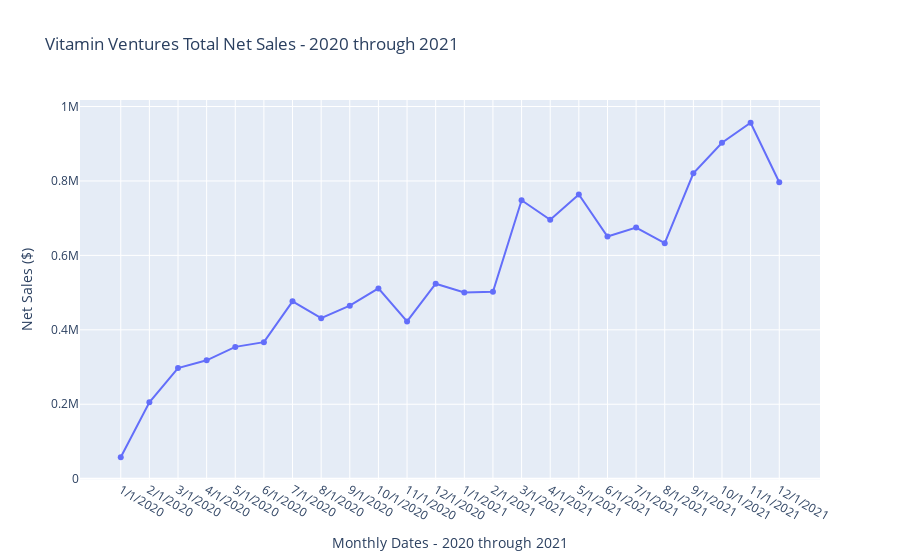

Notebook cell for this chart:
### Code cell
x=df.date
y=df.sales
fig = px.line(df, x=x, y=y,
              title="Vitamin Ventures Total Net Sales - 2020 through 2021",
              labels=dict(date="Monthly Dates - 2020 through 2021",
                     sales="Net Sales ($)"),
              markers = True
                           )
            
fig.show()

### Figure 1 — Plotly figure (JSON) as saved in the notebook; plotly's stock layout.template omitted (floating-point values rounded to 4 significant figures)
{"data": [{"hovertemplate": "Monthly Dates - 2020 through 2021=%{x}<br>Net Sales ($)=%{y}<extra></extra>", "legendgroup": "", "line": {"color": "#636efa", "dash": "solid"}, "marker": {"symbol": "circle"}, "mode": "lines+markers", "name": "", "orientation": "v", "showlegend": false, "type": "scatter", "x": ["1/1/2020", "2/1/2020", "3/1/2020", "4/1/2020", "5/1/2020", "6/1/2020", "7/1/2020", "8/1/2020", "9/1/2020", "10/1/2020", "11/1/2020", "12/1/2020", "1/1/2021", "2/1/2021", "3/1/2021", "4/1/2021", "5/1/2021", "6/1/2021", "7/1/2021", "8/1/2021", "9/1/2021", "10/1/2021", "11/1/2021", "12/1/2021"], "xaxis": "x", "y": [57640.0, 205400.0, 297200.0, 318100.0, 354200.0, 366900.0, 476500.0, 431400.0, 464800.0, 511300.0, 422600.0, 523800.0, 500500.0, 502200.0, 748000.0, 695800.0, 763600.0, 650600.0, 674600.0, 632800.0, 820500.0, 902500.0, 956400.0, 796400.0], "yaxis": "y"}], "layout": {"legend": {"tracegroupgap": 0}, "title": {"text": "Vitamin Ventures Total Net Sales - 2020 through 2021"}, "xaxis": {"anchor": "y", "domain": [0, 1], "title": {"text": "Monthly Dates - 2020 through 2021"}}, "yaxis": {"anchor": "x", "domain": [0, 1], "title": {"text": "Net Sales ($)"}}}}
